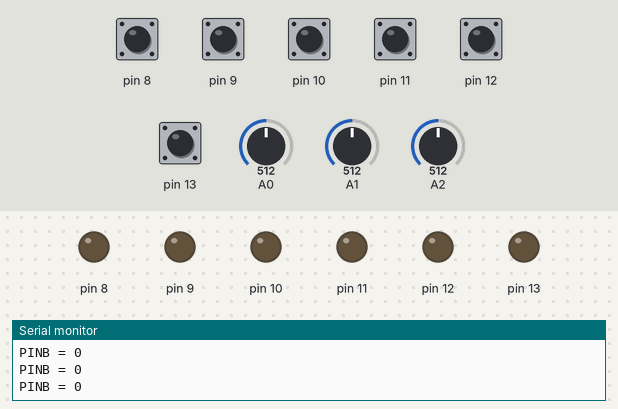
A sketch run on a simulated Arduino Nano, built with avr-gcc and run on an emulated ATmega328P. Shown: output pins drawn as LEDs (lit = HIGH), the last lines printed to the serial monitor. Dashed ring = blinking. The test bench sets the inputs (shaded band); at power-on: pin 8–13 HIGH, A0 = 512, A1 = 512, A2 = 512.

Above: at 2.2 s.
2.3 s: A0 set to 716
At 7.2 s:
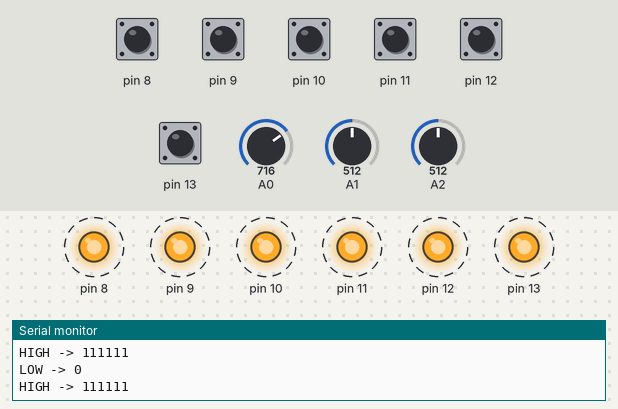
7.3 s: A1 set to 716
9.7 s: A2 set to 716
At 10.3 s:
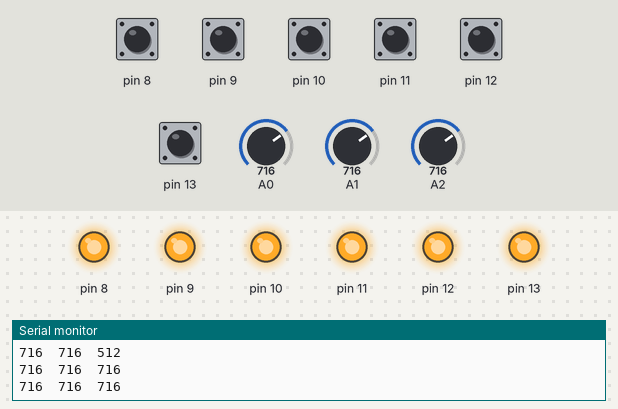
Timing chart, 0 to 12.7 s (numbered marks = the images above; inputs shaded):
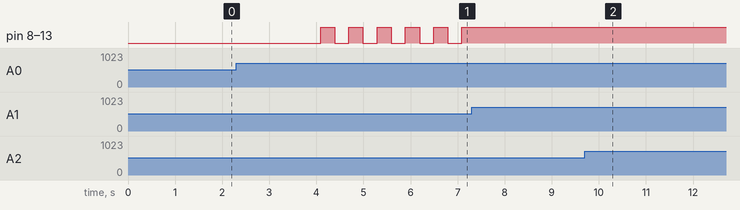

Measured:
- by itself, pin 8–13: alternates HIGH for 0.30 s and LOW for 0.30 s

The sketch:

Arduino_Health_Test.ino
```cpp
// -----------------------------------------------------------
// SKETCH DIAGNÓSTICO PARA NANO
// Prueba A: Entrada flotante en PB (D8–D13)
// Prueba B: Conmutación digital LOW/HIGH en PB
// Prueba C: ADC en vacío (A0-A1-A2)
// Autor: armado especialmente para validar ArduTester
// -----------------------------------------------------------
void printBanner(const char *msg) {
    Serial.println();
    Serial.println(F("================================"));
    Serial.println(msg);
    Serial.println(F("================================"));
}
// -----------------------------------------------------------
// PRUEBA A — PB como entradas, lectura flotante
// -----------------------------------------------------------
void testA() {
    printBanner("PRUEBA A - Entrada flotante PB0-PB5");
    DDRB = 0x00; // D8-D13 como entradas
    for (int i = 0; i < 6; i++) {
        Serial.print("PINB = ");
        Serial.println(PINB & 0x3F, BIN);
        delay(300);
    }
}
// -----------------------------------------------------------
// PRUEBA B — PB como salida, alternando LOW/HIGH
// -----------------------------------------------------------
void testB() {
    printBanner("PRUEBA B - Conmutación PB0-PB5");
    DDRB = 0x3F; // D8-D13 como salidas
    for (int i = 0; i < 6; i++) {
        PORTB = 0x00;
        Serial.print("LOW -> ");
        Serial.println(PINB & 0x3F, BIN);
        delay(300);
        PORTB = 0x3F;
        Serial.print("HIGH -> ");
        Serial.println(PINB & 0x3F, BIN);
        delay(300);
    }
}
// -----------------------------------------------------------
// PRUEBA C — ADC en vacío A0/A1/A2
// -----------------------------------------------------------
void testC() {
    printBanner("PRUEBA C - Lectura ADC A0/A1/A2");
    for (int i = 0; i < 20; i++) {
        Serial.print(analogRead(A0));
        Serial.print("\t");
        Serial.print(analogRead(A1));
        Serial.print("\t");
        Serial.println(analogRead(A2));
        delay(300);
    }
}
void setup() {
    Serial.begin(9600);
    delay(1000);
    Serial.println();
    Serial.println(F("=== TEST COMPLETO DE ARDUINO NANO ==="));
    Serial.println(F("Ejecutando las 3 pruebas en bucle..."));
    Serial.println();
}
void loop() {
    testA();
    delay(800);
    testB();
    delay(800);
    testC();
    delay(1500);
    printBanner("FIN CICLO - Repitiendo");
    delay(5000);
}
```
